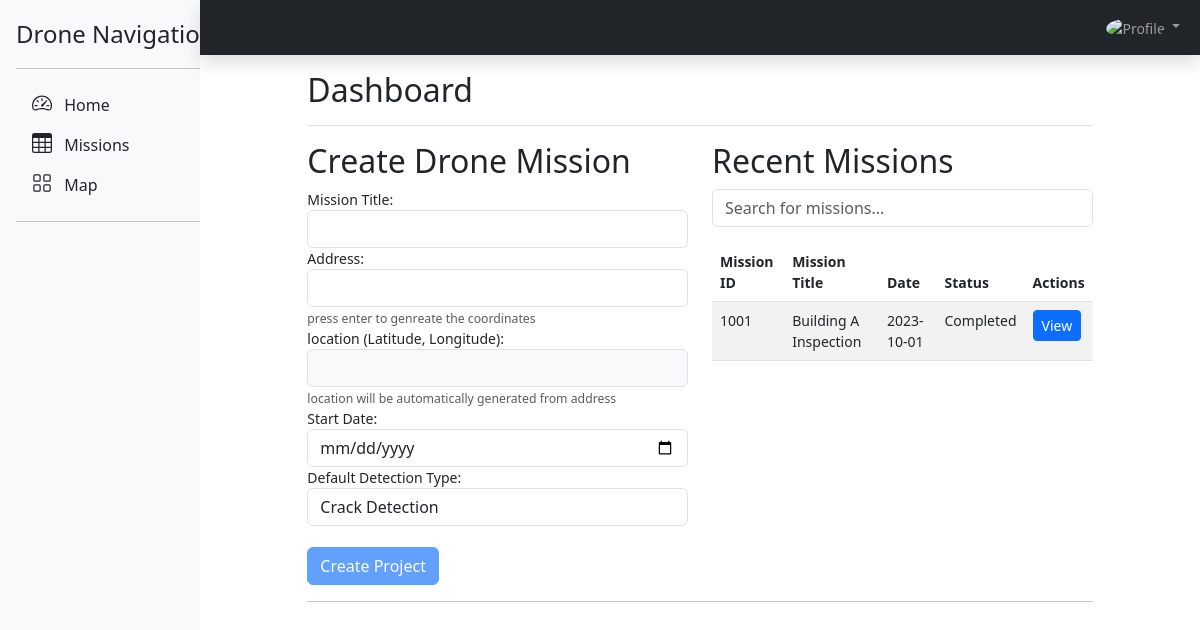
Before: /php/src/fyp_frontend/dashboard/ (signed in) with the older database file.
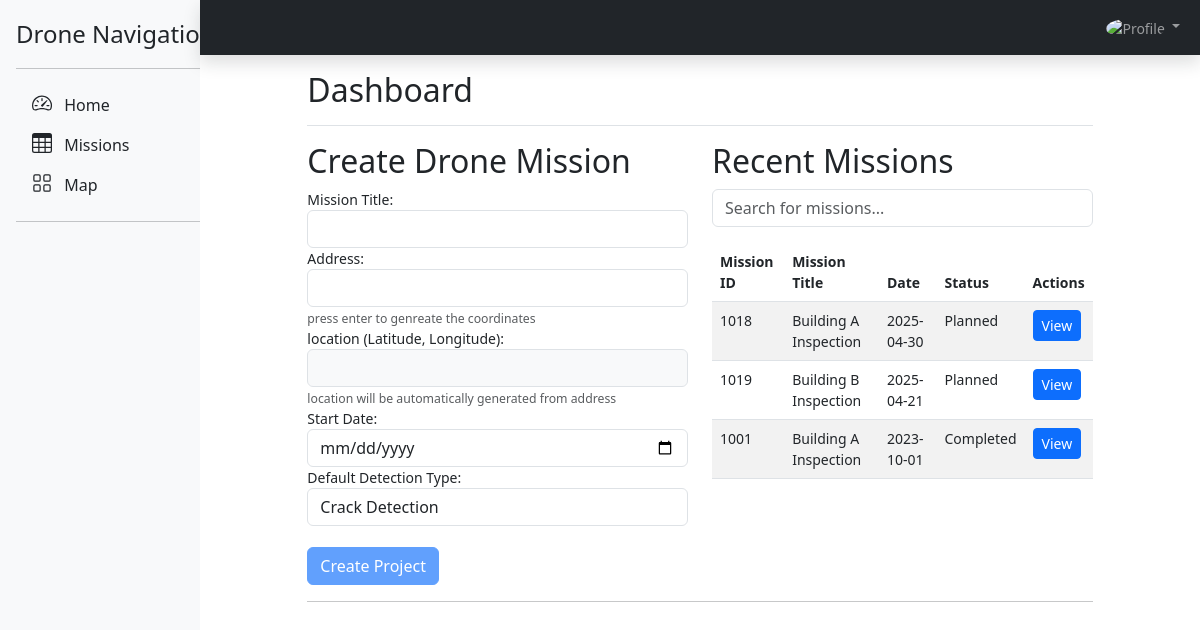
After: the same page with the newer database file.
### tables this page shows
CREATE TABLE `missiontable` (
  `mission_id` int NOT NULL AUTO_INCREMENT,
  `user_id` int NOT NULL,
  `device_sn` varchar(32) DEFAULT NULL,
  `mission_name` varchar(255) NOT NULL,
  `mission_Flight_Route` varchar(255) DEFAULT NULL,
  `location` varchar(255) NOT NULL,
  `start_time` datetime NOT NULL,
  `end_time` datetime DEFAULT NULL,
  `status` varchar(50) NOT NULL DEFAULT 'planned',
  `notes` text,
  `address` varchar(255) DEFAULT NULL,
  `detect_type` varchar(45) DEFAULT NULL,
  PRIMARY KEY (`mission_id`),
  KEY `missiontable_fk` (`user_id`),
  CONSTRAINT `missiontable_fk` FOREIGN KEY (`user_id`) REFERENCES `usertable` (`user_id`) ON DELETE RESTRICT ON UPDATE RESTRICT
);

### php/src/fyp_frontend/dashboard/_main/index.inc.php (the view, shortened to what this page needs)
<?php
function getDashboard(){
  $pdo = dbconnect();
  if (isset($_SESSION['userid'])) {
      $user_id = $_SESSION['userid'];
  } else {
      echo '<p>Please <a href="../login/">login</a> to access the dashboard.</p>';
      return;
  }
  $stmt = $pdo->prepare("SELECT mission_id, mission_name, status, start_time, location, detect_type FROM missiontable WHERE user_id = ? ORDER BY start_time DESC LIMIT 5");
  $stmt->execute([$user_id]);
  $recent_missions = $stmt->fetchAll(PDO::FETCH_ASSOC);
?>
<main class="col-md-9 mx-auto col-lg-10 px-md-4">
  <div class="d-flex justify-content-between flex-wrap flex-md-nowrap align-items-center pt-3 pb-2 mb-3 border-bottom">
    <h1 class="h2">Dashboard</h1>
  </div>
  <div class="row">
    <div class="col-md-6">
      <h2>Create Drone Mission</h2>
      <form method="POST" action="" id="missionForm">
        <div class="form-group">
          <label for="mission_name">Mission Title:</label>
          <input type="text" class="form-control" id="mission_name" name="mission_name" required>
        </div>
        <div class="form-group">
          <label for="address">Address:</label>
          <input type="text" class="form-control" id="address" name="address" required>
          <small class="form-text text-muted">press enter to genreate the coordinates</small>
        </div>
        <div class="form-group">
          <label for="location">location (Latitude, Longitude):</label>
          <input type="text" class="form-control" id="location" name="location" readonly style="background-color: #f8f9fa;">
          <small class="form-text text-muted">location will be automatically generated from address</small>
        </div>
        <div class="form-group">
          <label for="start_time">Start Date:</label>
          <input type="date" class="form-control" id="start_time" name="start_time" required>
        </div>
        <div class="form-group">
          <label for="detect_type">Default Detection Type:</label>
          <select class="form-control" id="detect_type" name="detect_type" required>
          <option value="crack">Crack Detection</option>
          </select>
        </div>
        <br>
        <button type="submit" name="create_project" class="btn btn-primary" id="submitBtn" disabled>Create Project</button>
      </form>
    </div>
    <div class="col-md-6">
      <h2>Recent Missions</h2>
      <div class="input-group mb-3">
        <input type="text" id="searchInput" class="form-control" placeholder="Search for missions..." onkeyup="filterTable()">
      </div>
      <table class="table table-striped table-hover" id="missionsTable">
        <thead class="thead-dark">
          <tr>
          <th>Mission ID</th>
            <th>Mission Title</th>
            <th>Date</th>
            <th>Status</th>
            <th>Actions</th>
          </tr>
        </thead>
        <tbody>
          <?php
            foreach ($recent_missions as $mission):
              $missionId = htmlspecialchars($mission['mission_id']);
              $missionName = htmlspecialchars($mission['mission_name']);
              $status = htmlspecialchars($mission['status']);
              $startTime = htmlspecialchars($mission['start_time']);
            ?>
            <tr>
              <td><?php echo $missionId; ?></td>
              <td><?php echo $missionName; ?></td>
              <td><?php echo date('Y-m-d', strtotime($startTime)); ?></td>
              <td><?php echo ucfirst($status); ?></td>
              <td>
              <a href="?page=3&id=<?php echo urlencode($missionId); ?>" class="btn btn-primary btn-sm">View</a>
              </td>
            </tr>
            <?php endforeach; ?>
        </tbody>
      </table>
    </div>
  </div>
  <hr>
</main>
<?php
}
?>

### php/src/fyp_frontend/dashboard/index.php (shortened to what this page needs)
<?php
  include_once('_main/getMainBody.php');
?>
<!doctype html>
<html lang="en">
  <head>
    <link href="../assets/dist/css/bootstrap.min.css" rel="stylesheet">
    <link href="dashboard.css" rel="stylesheet">
    <link href="sidebars.css" rel="stylesheet">
  </head>
  <body>
<div class="container-fluid">
  <div class="row">
    <nav id="sidebarMenu" class="col-md-3 col-lg-2 d-md-block bg-light sidebar collapse p-0">
      <?php include_once('_inc/sidebar.inc.php'); ?>
    </nav>
    <div class="col-md-9 col-lg-10 main-content px-0">
      <header class="navbar navbar-dark sticky-top bg-dark flex-md-nowrap p-0 shadow">
      <?php include_once('_inc/navbar.inc.php'); ?>
      </header>
    <?php
      if (array_key_exists('page', $_GET)){
        $pageMin = 1;
        $pageMax = 7;
        if (!filter_var($_GET['page'], FILTER_VALIDATE_INT, array("options"=> array("min_range"=>$pageMin, "max_range"=>$pageMax)))){
          getMainBody(0);
        } else {
          $requested_page = intval($_GET['page']);
          getMainBody($requested_page);
        }
      } else {
        getMainBody(0);
      }
    ?>
    </div>
  </div>
</div>
  </body>
</html>

### php/src/fyp_frontend/dashboard/_inc/sidebar.inc.php
<div class="d-flex flex-column flex-shrink-0 p-3 bg-light" style="width: 280px;">
    <a href="./" class="d-flex align-items-center mb-3 mb-md-0 me-md-auto link-dark text-decoration-none">
      <span class="fs-4">Drone Navigation</span>
    </a>
    <hr>
    <ul class="nav nav-pills flex-column mb-auto">
      <li>
        <a href="./" class="nav-link fs-6 link-dark">
          <svg class="bi pe-none me-2" width="20" height="20"><use xlink:href="#speedometer2"/></svg>
          Home
        </a>
      </li>
      <li>
        <a href="?page=1" class="nav-link fs-6 link-dark">
          <svg class="bi pe-none me-2" width="20" height="20"><use xlink:href="#table"/></svg>
          Missions
        </a>
      </li>
      <li>
        <a href="?page=2" class="nav-link fs-6 link-dark">
          <svg class="bi pe-none me-2" width="20" height="20"><use xlink:href="#grid"/></svg>
          Map
        </a>
      </li>
    </ul>
    <hr>
</div>

### php/src/fyp_frontend/dashboard/_inc/navbar.inc.php (shortened to what this page needs)
<nav class="navbar navbar-expand-lg navbar-dark bg-dark w-100">
  <div class="container-fluid">
    <div class="collapse navbar-collapse justify-content-end" id="navbarSupportedContent">
      <ul class="navbar-nav">
        <li class="nav-item dropdown">
          <a class="nav-link dropdown-toggle" href="#" role="button"
             data-bs-toggle="dropdown" aria-expanded="false">
            <img src="https://mdbootstrap.com/img/Photos/Avatars/img (31).jpg"
                 class="rounded-circle" height="30" alt="Profile">
          </a>
        </li>
      </ul>
    </div>
  </div>
</nav>

### php/src/fyp_frontend/dashboard/_main/getMainBody.php (shortened to what this page needs)
<?php
function getMainBody($str_page){
    $i = $str_page;
    switch ($i){
        case 0:
            include_once('index.inc.php');
            return getDashboard();
            break;
    }
}

### php/src/fyp_frontend/dashboard/dashboard.css (style rules this page uses)
body { font-size: 0.875rem; }
.sidebar { position: -webkit-sticky; position: sticky; top: 0; height: 100vh; overflow-y: auto; z-index: 1000; }
.sidebar .nav-link { font-weight: 500; color: #333; }

### php/src/fyp_frontend/dashboard/sidebars.css (style rules this page uses)
body { min-height: 100vh; min-height: -webkit-fill-available; }
html { height: -webkit-fill-available; }
main { height: 100vh; height: -webkit-fill-available; max-height: 100vh; overflow-x: auto; overflow-y: hidden; }
.dropdown-toggle { outline: 0; }

### php/src/fyp_frontend/dashboard/index.php (style rules this page uses)
.bi { vertical-align: -.125em; fill: currentColor; }

Changed rows visible on the page:
added missiontable: mission_id "1018", mission_name "Building A Inspection", start_time "2025-04-30", status "Planned"
added missiontable: mission_id "1019", mission_name "Building B Inspection", start_time "2025-04-21", status "Planned"
